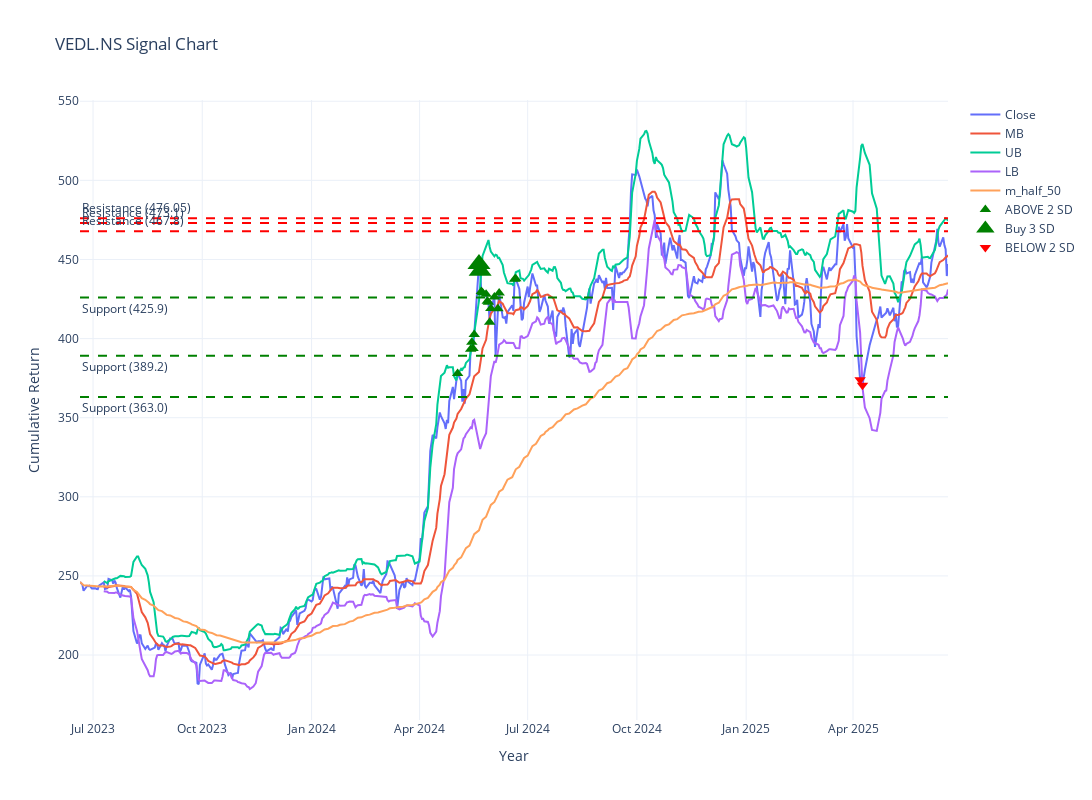

Notebook cell for this chart:
### Code cell
fig = go.Figure()
#Close
for key in data:
    fig.add_trace(go.Scatter(
        x=data[key].index,
        y=data[key]['Close'],
        mode='lines',  # Set the mode to 'lines' for a line chart
        name='Close'# Use the name for each line from the dictionary
    ))   
for key in data:
    fig.add_trace(go.Scatter(
        x=data[key].index,
        y=data[key]['MB'],
        mode='lines',  # Set the mode to 'lines' for a line chart
        name='MB'# Use the name for each line from the dictionary
    ))

for key in data:
    fig.add_trace(go.Scatter(
        x=data[key].index,
        y=data[key]['UB'],
        mode='lines',  # Set the mode to 'lines' for a line chart
        name='UB'# Use the name for each line from the dictionary
    ))
    
for key in data:
    fig.add_trace(go.Scatter(
        x=data[key].index,
        y=data[key]['LB'],
        mode='lines',  # Set the mode to 'lines' for a line chart
        name='LB'# Use the name for each line from the dictionary
    )) 

for key in data:
    fig.add_trace(go.Scatter(
        x=data[key].index,
        y=data[key]['m_half_50'],
        mode='lines',  # Set the mode to 'lines' for a line chart
        name='m_half_50'# Use the name for each line from the dictionary
    )) 

for level in support_levels:
    fig.add_hline(
        y=level["Close"],
        line=dict(color="green", dash="dash"),
        annotation_text=f"Support ({level['Close']})",
        annotation_position="bottom left"
    )

# Add resistance lines
for level in resistance_levels:
    fig.add_hline(
        y=level["Close"],
        line=dict(color="red", dash="dash"),
        annotation_text=f"Resistance ({level['Close']})",
                annotation_position="top left"
    )

for key in data:
    fig.add_trace(go.Scatter(
        x=data[stock_name][data[stock_name]['Label'] == 'ABOVE 2 SD'].index,
        y=data[stock_name][data[stock_name]['Label'] == 'ABOVE 2 SD']['Close'],
        mode='markers',
        name='ABOVE 2 SD',
        marker=dict(color='red', size=10, symbol='triangle-down')
    ))
    
for key in data:
    fig.add_trace(go.Scatter(
        x=data[stock_name][data[stock_name]['Label'] == 'ABOVE 3 SD'].index,
        y=data[stock_name][data[stock_name]['Label'] == 'ABOVE 3 SD']['Close'],
        mode='markers',
        name='Buy 3 SD',
        marker=dict(color='red', size=20, symbol='triangle-down')
    ))

for key in data:
    fig.add_trace(go.Scatter(
        x=data[stock_name][data[stock_name]['Label'] == 'BELOW 2 SD'].index,
        y=data[stock_name][data[stock_name]['Label'] == 'BELOW 2 SD']['Close'],
        mode='markers',
        name='BELOW 2 SD',
        marker=dict(color='green', size=10, symbol='triangle-up')
    ))


for key in data:
    fig.add_trace(go.Scatter(
        x=data[stock_name][data[stock_name]['Label'] == 'BELOW 3 SD'].index,
        y=data[stock_name][data[stock_name]['Label'] == 'BELOW 3 SD']['Close'],
        mode='markers',
        name='BELOW 3 SD',
        marker=dict(color='green', size=20, symbol='triangle-up')
    ))


# #Buy
# fig.add_trace(go.Scatter(
#     x=buy.index,
#     y=buy.values,
#     mode='markers',
#     name='Buy Signal',
#     marker=dict(color='green', size=20, symbol='triangle-up')
#     ))


# #Sell
# fig.add_trace(go.Scatter(
#     x=sell.index,
#     y=sell.values,
#     mode='markers',
#     name='Sell Signal',
#     marker=dict(color='red', size=20, symbol='triangle-down')
#     ))

# Customize the layout
fig.update_layout(
    title=f"{stock_name} Signal Chart",
    xaxis_title="Year",
    yaxis_title="Cumulative Return",
    autosize=False,
    width=1100,
    height=800,
    template='plotly_white'
)

fig.show()

### Figure 1 — Plotly figure (JSON) as saved in the notebook; plotly's stock layout.template omitted (floating-point values rounded to 4 significant figures; data arrays with more than 128 entries replaced by an {"elided": "..."} marker saying what was removed)
{"data": [{"mode": "lines", "name": "Close", "type": "scatter", "x": {"elided": "494 str values"}, "y": {"elided": "494 float values"}}, {"mode": "lines", "name": "MB", "type": "scatter", "x": {"elided": "494 str values"}, "y": {"elided": "494 float values"}}, {"mode": "lines", "name": "UB", "type": "scatter", "x": {"elided": "494 str values"}, "y": {"elided": "494 float values"}}, {"mode": "lines", "name": "LB", "type": "scatter", "x": {"elided": "494 str values"}, "y": {"elided": "494 float values"}}, {"mode": "lines", "name": "m_half_50", "type": "scatter", "x": {"elided": "494 str values"}, "y": {"elided": "494 float values"}}, {"marker": {"color": "green", "size": 10, "symbol": "triangle-up"}, "mode": "markers", "name": "ABOVE 2 SD", "type": "scatter", "x": ["2024-05-03T00:00:00", "2024-05-14T00:00:00", "2024-05-15T00:00:00", "2024-05-16T00:00:00", "2024-05-17T00:00:00", "2024-05-23T00:00:00", "2024-05-24T00:00:00", "2024-05-27T00:00:00", "2024-05-28T00:00:00", "2024-05-29T00:00:00", "2024-05-30T00:00:00", "2024-05-31T00:00:00", "2024-06-03T00:00:00", "2024-06-06T00:00:00", "2024-06-07T00:00:00", "2024-06-20T00:00:00", "2024-06-21T00:00:00"], "y": [378.0, 393.3, 397.7, 393.8, 402.5, 429.8, 429.0, 428.0, 423.6, 422.9, 410.4, 418.9, 426.2, 418.9, 428.9, 437.5, 437.8]}, {"marker": {"color": "green", "size": 20, "symbol": "triangle-up"}, "mode": "markers", "name": "Buy 3 SD", "type": "scatter", "x": ["2024-05-21T00:00:00", "2024-05-22T00:00:00"], "y": [447.1, 442.8]}, {"marker": {"color": "red", "size": 10, "symbol": "triangle-down"}, "mode": "markers", "name": "BELOW 2 SD", "type": "scatter", "x": ["2025-04-07T00:00:00", "2025-04-09T00:00:00"], "y": [374.1, 370.6]}, {"marker": {"color": "red", "size": 20, "symbol": "triangle-down"}, "mode": "markers", "name": "BELOW 3 SD", "type": "scatter", "x": [], "y": []}], "layout": {"annotations": [{"showarrow": false, "text": "Support (389.2)", "x": 0, "xanchor": "left", "xref": "x domain", "y": 389.2, "yanchor": "top", "yref": "y"}, {"showarrow": false, "text": "Support (363.0)", "x": 0, "xanchor": "left", "xref": "x domain", "y": 363, "yanchor": "top", "yref": "y"}, {"showarrow": false, "text": "Support (425.9)", "x": 0, "xanchor": "left", "xref": "x domain", "y": 425.9, "yanchor": "top", "yref": "y"}, {"showarrow": false, "text": "Resistance (467.8)", "x": 0, "xanchor": "left", "xref": "x domain", "y": 467.8, "yanchor": "bottom", "yref": "y"}, {"showarrow": false, "text": "Resistance (476.05)", "x": 0, "xanchor": "left", "xref": "x domain", "y": 476.1, "yanchor": "bottom", "yref": "y"}, {"showarrow": false, "text": "Resistance (473.1)", "x": 0, "xanchor": "left", "xref": "x domain", "y": 473.1, "yanchor": "bottom", "yref": "y"}], "autosize": false, "height": 800, "shapes": [{"line": {"color": "green", "dash": "dash"}, "type": "line", "x0": 0, "x1": 1, "xref": "x domain", "y0": 389.2, "y1": 389.2, "yref": "y"}, {"line": {"color": "green", "dash": "dash"}, "type": "line", "x0": 0, "x1": 1, "xref": "x domain", "y0": 363, "y1": 363, "yref": "y"}, {"line": {"color": "green", "dash": "dash"}, "type": "line", "x0": 0, "x1": 1, "xref": "x domain", "y0": 425.9, "y1": 425.9, "yref": "y"}, {"line": {"color": "red", "dash": "dash"}, "type": "line", "x0": 0, "x1": 1, "xref": "x domain", "y0": 467.8, "y1": 467.8, "yref": "y"}, {"line": {"color": "red", "dash": "dash"}, "type": "line", "x0": 0, "x1": 1, "xref": "x domain", "y0": 476.1, "y1": 476.1, "yref": "y"}, {"line": {"color": "red", "dash": "dash"}, "type": "line", "x0": 0, "x1": 1, "xref": "x domain", "y0": 473.1, "y1": 473.1, "yref": "y"}], "title": {"text": "VEDL.NS Signal Chart"}, "width": 1100, "xaxis": {"autorange": true, "range": ["2023-06-20", "2025-06-20"], "title": {"text": "Year"}, "type": "date"}, "yaxis": {"autorange": true, "range": [158.9, 550.8], "title": {"text": "Cumulative Return"}, "type": "linear"}}}
